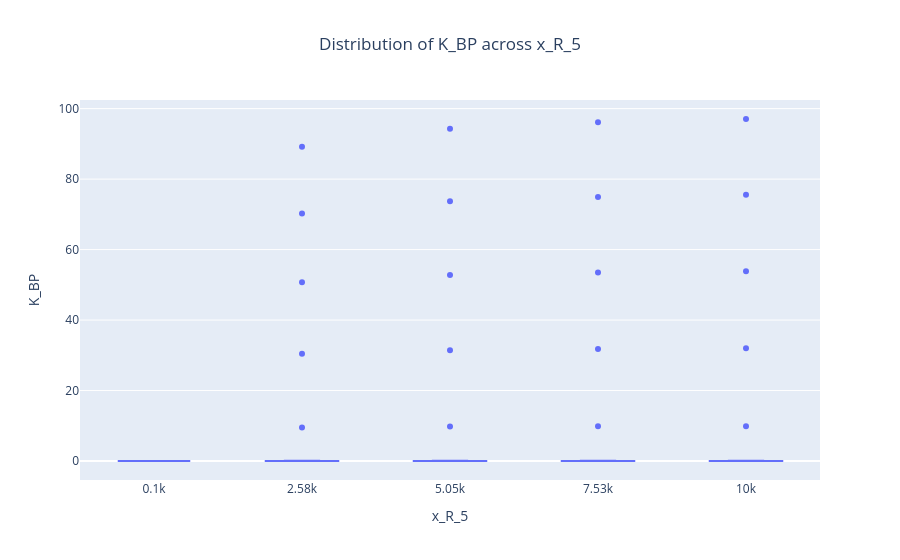

The notebook cell this image was saved under:
### Code cell
analysis.plot_box(design_var="x_R_5", metric_name="K_BP")
